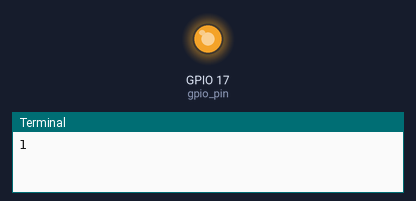
The program below on a simulated Raspberry Pi (BCM pin numbers). On the bench: output pins drawn as LEDs (lit = HIGH), the last lines printed to the terminal. At 6.5 s the program stops and its outputs stay as they are.

Above: at 0.1 s.
At 6.6 s:
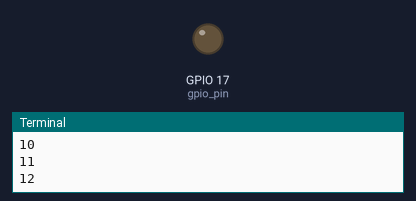
Timing chart, 0 to 8.0 s (numbered marks = the images above):
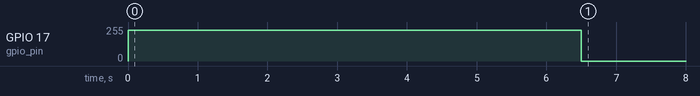

Measured:
- by itself, GPIO 17 (gpio_pin): 0/255 → 230/255 at 0.00 s, → 0/255 6.5 s later

The program:

buzzer_music.py
```python
import RPi.GPIO as GPIO
import time

GPIO.setmode(GPIO.BCM)
gpio_pin = 17
scale = [ 261, 294, 329, 349, 392, 440, 493, 523 ]#도레미파솔라시도
GPIO.setup(gpio_pin, GPIO.OUT)
list = [4, 4, 5, 5, 4, 4, 2, 4, 4, 2, 2, 1]
p = GPIO.PWM(gpio_pin, 100)
p.start(100)
p.ChangeDutyCycle(90)

for i in range(12):
  print (i+1)
  p.ChangeFrequency(scale[list[i]])
  if i == 6:
    time.sleep(1)
  else :
    time.sleep(0.5)
p.stop()
```
